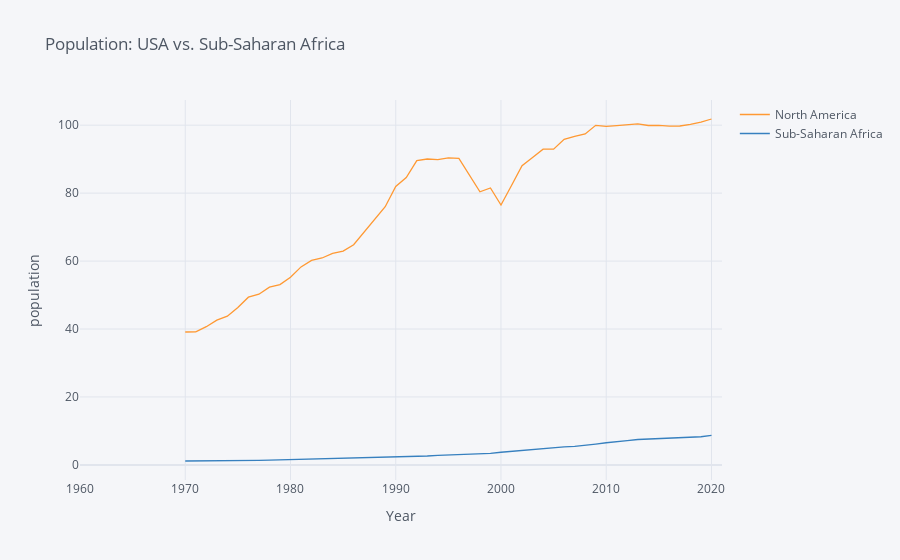

The notebook cell saved with this chart:
### Markdown cell above
#### Total Population Graph

### Code cell
def fix_date_index(df):
    idx_vars = df.index.names
    new = df.reset_index()
    new.date = new.date.astype(int)
    return new.set_index(idx_vars)

from plotly.offline import init_notebook_mode, iplot
import numpy as np
from scipy.optimize import newton

init_notebook_mode(connected=True)

vars = {"SE.TER.ENRR.FE":"Population, total"}


use=["NAC", "SSF"]

population = fix_date_index(wbdata.get_dataframe(vars,country=use)).squeeze().unstack('country','region')


population.iplot(xTitle="Year",yTitle="population",
              title="Population: USA vs. Sub-Saharan Africa")

### Figure 1 — Plotly figure (JSON) as saved in the notebook; plotly's stock layout.template omitted (floating-point values rounded to 4 significant figures)
{"data": [{"line": {"color": "rgba(255, 153, 51, 1.0)", "dash": "solid", "shape": "linear", "width": 1.3}, "mode": "lines", "name": "North America", "text": "", "type": "scatter", "x": [1960, 1961, 1962, 1963, 1964, 1965, 1966, 1967, 1968, 1969, 1970, 1971, 1972, 1973, 1974, 1975, 1976, 1977, 1978, 1979, 1980, 1981, 1982, 1983, 1984, 1985, 1986, 1987, 1988, 1989, 1990, 1991, 1992, 1993, 1994, 1995, 1996, 1997, 1998, 1999, 2000, 2001, 2002, 2003, 2004, 2005, 2006, 2007, 2008, 2009, 2010, 2011, 2012, 2013, 2014, 2015, 2016, 2017, 2018, 2019, 2020, 2021], "y": ["", "", "", "", "", "", "", "", "", "", 39.12, 39.16, 40.69, 42.62, 43.77, 46.33, 49.37, 50.24, 52.32, 53.06, 55.26, 58.29, 60.22, 60.91, 62.28, 62.93, 64.82, 68.44, 72.26, 75.99, 81.98, 84.59, 89.55, 90.05, 89.84, 90.4, 90.22, 85.35, 80.39, 81.51, 76.5, 82.23, 88.06, 90.52, 92.92, 92.94, 95.83, 96.69, 97.42, 99.96, 99.67, 99.88, 100.1, 100.4, 99.91, 99.93, 99.7, 99.76, 100.2, 100.9, 101.8, ""]}, {"line": {"color": "rgba(55, 128, 191, 1.0)", "dash": "solid", "shape": "linear", "width": 1.3}, "mode": "lines", "name": "Sub-Saharan Africa", "text": "", "type": "scatter", "x": [1960, 1961, 1962, 1963, 1964, 1965, 1966, 1967, 1968, 1969, 1970, 1971, 1972, 1973, 1974, 1975, 1976, 1977, 1978, 1979, 1980, 1981, 1982, 1983, 1984, 1985, 1986, 1987, 1988, 1989, 1990, 1991, 1992, 1993, 1994, 1995, 1996, 1997, 1998, 1999, 2000, 2001, 2002, 2003, 2004, 2005, 2006, 2007, 2008, 2009, 2010, 2011, 2012, 2013, 2014, 2015, 2016, 2017, 2018, 2019, 2020, 2021], "y": ["", "", "", "", "", "", "", "", "", "", 1.157, 1.156, 1.162, 1.172, 1.216, 1.248, 1.284, 1.336, 1.394, 1.473, 1.54, 1.623, 1.709, 1.754, 1.811, 1.889, 1.961, 2.028, 2.081, 2.174, 2.202, 2.322, 2.446, 2.623, 2.838, 2.944, 3.063, 3.17, 3.291, 3.422, 3.734, 4.019, 4.325, 4.58, 4.819, 5.094, 5.309, 5.477, 5.742, 6.136, 6.524, 6.736, 7.142, 7.479, 7.591, 7.768, 7.864, 8.027, 8.205, 8.298, 8.713, ""]}], "layout": {"legend": {"bgcolor": "#F5F6F9", "font": {"color": "#4D5663"}}, "paper_bgcolor": "#F5F6F9", "plot_bgcolor": "#F5F6F9", "title": {"font": {"color": "#4D5663"}, "text": "Population: USA vs. Sub-Saharan Africa"}, "xaxis": {"gridcolor": "#E1E5ED", "showgrid": true, "tickfont": {"color": "#4D5663"}, "title": {"font": {"color": "#4D5663"}, "text": "Year"}, "zerolinecolor": "#E1E5ED"}, "yaxis": {"gridcolor": "#E1E5ED", "showgrid": true, "tickfont": {"color": "#4D5663"}, "title": {"font": {"color": "#4D5663"}, "text": "population"}, "zerolinecolor": "#E1E5ED"}}}
